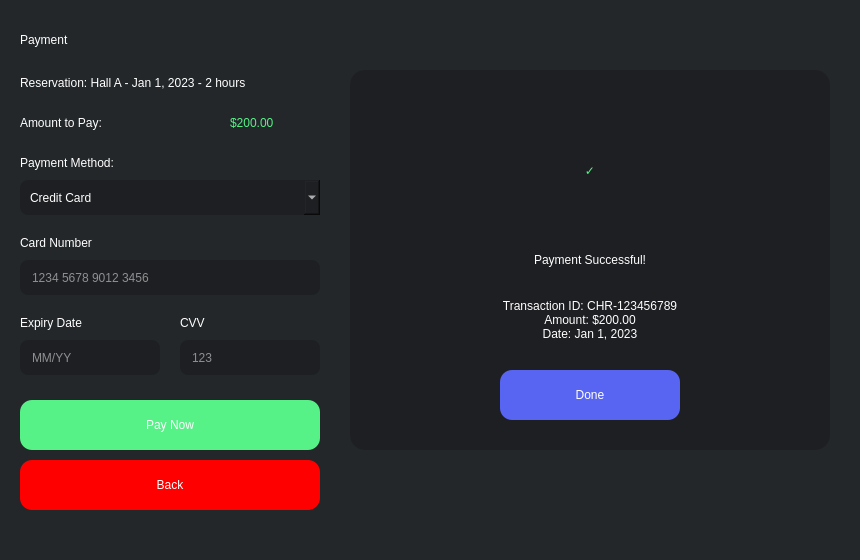
<?xml version="1.0" encoding="UTF-8"?>
<ui version="4.0">
 <class>PaymentPage</class>
 <widget class="QWidget" name="PaymentPage">
  <property name="geometry">
   <rect>
    <x>0</x>
    <y>0</y>
    <width>860</width>
    <height>560</height>
   </rect>
  </property>
  <property name="styleSheet">
   <string notr="true">background-color: #23272A;</string>
  </property>
  <widget class="QLabel" name="titleLabel">
   <property name="geometry">
    <rect>
     <x>20</x>
     <y>20</y>
     <width>820</width>
     <height>40</height>
    </rect>
   </property>
   <property name="styleSheet">
    <string notr="true">font: 900 18pt &quot;Segoe UI&quot;; color: white;</string>
   </property>
   <property name="text">
    <string>Payment</string>
   </property>
  </widget>
  <widget class="QLabel" name="reservationInfoLabel">
   <property name="geometry">
    <rect>
     <x>20</x>
     <y>70</y>
     <width>820</width>
     <height>25</height>
    </rect>
   </property>
   <property name="styleSheet">
    <string notr="true">font: 700 12pt &quot;Segoe UI&quot;; color: white;</string>
   </property>
   <property name="text">
    <string>Reservation: Hall A - Jan 1, 2023 - 2 hours</string>
   </property>
  </widget>
  <widget class="QLabel" name="amountLabel">
   <property name="geometry">
    <rect>
     <x>20</x>
     <y>110</y>
     <width>200</width>
     <height>25</height>
    </rect>
   </property>
   <property name="styleSheet">
    <string notr="true">font: 700 12pt &quot;Segoe UI&quot;; color: white;</string>
   </property>
   <property name="text">
    <string>Amount to Pay:</string>
   </property>
  </widget>
  <widget class="QLabel" name="amountValueLabel">
   <property name="geometry">
    <rect>
     <x>230</x>
     <y>110</y>
     <width>200</width>
     <height>25</height>
    </rect>
   </property>
   <property name="styleSheet">
    <string notr="true">font: 700 14pt &quot;Segoe UI&quot;; color: #57F287;</string>
   </property>
   <property name="text">
    <string>$200.00</string>
   </property>
  </widget>
  <widget class="QLabel" name="paymentMethodLabel">
   <property name="geometry">
    <rect>
     <x>20</x>
     <y>150</y>
     <width>200</width>
     <height>25</height>
    </rect>
   </property>
   <property name="styleSheet">
    <string notr="true">font: 700 12pt &quot;Segoe UI&quot;; color: white;</string>
   </property>
   <property name="text">
    <string>Payment Method:</string>
   </property>
  </widget>
  <widget class="QComboBox" name="paymentMethodComboBox">
   <property name="geometry">
    <rect>
     <x>20</x>
     <y>180</y>
     <width>300</width>
     <height>35</height>
    </rect>
   </property>
   <property name="styleSheet">
    <string notr="true">
     QComboBox {
       background-color: #1E1F22;
       color: white;
       border-radius: 8px;
       padding-left: 10px;
     }
     QComboBox:hover {
       border: 1px solid #5865F2;
     }
    </string>
   </property>
   <item>
    <property name="text">
     <string>Credit Card</string>
    </property>
   </item>
   <item>
    <property name="text">
     <string>Debit Card</string>
    </property>
   </item>
   <item>
    <property name="text">
     <string>PayPal</string>
    </property>
   </item>
   <item>
    <property name="text">
     <string>Bank Transfer</string>
    </property>
   </item>
  </widget>
  <widget class="QLabel" name="cardNumberLabel">
   <property name="geometry">
    <rect>
     <x>20</x>
     <y>230</y>
     <width>200</width>
     <height>25</height>
    </rect>
   </property>
   <property name="styleSheet">
    <string notr="true">font: 700 12pt &quot;Segoe UI&quot;; color: white;</string>
   </property>
   <property name="text">
    <string>Card Number</string>
   </property>
  </widget>
  <widget class="QLineEdit" name="cardNumberLineEdit">
   <property name="geometry">
    <rect>
     <x>20</x>
     <y>260</y>
     <width>300</width>
     <height>35</height>
    </rect>
   </property>
   <property name="styleSheet">
    <string notr="true">
     QLineEdit {
       background-color: #1E1F22;
       color: white;
       border-radius: 8px;
       padding-left: 10px;
     }
     QLineEdit:focus {
       border: 1px solid #5865F2;
     }
    </string>
   </property>
   <property name="placeholderText">
    <string>1234 5678 9012 3456</string>
   </property>
  </widget>
  <widget class="QLabel" name="expiryLabel">
   <property name="geometry">
    <rect>
     <x>20</x>
     <y>310</y>
     <width>200</width>
     <height>25</height>
    </rect>
   </property>
   <property name="styleSheet">
    <string notr="true">font: 700 12pt &quot;Segoe UI&quot;; color: white;</string>
   </property>
   <property name="text">
    <string>Expiry Date</string>
   </property>
  </widget>
  <widget class="QLineEdit" name="expiryLineEdit">
   <property name="geometry">
    <rect>
     <x>20</x>
     <y>340</y>
     <width>140</width>
     <height>35</height>
    </rect>
   </property>
   <property name="styleSheet">
    <string notr="true">
     QLineEdit {
       background-color: #1E1F22;
       color: white;
       border-radius: 8px;
       padding-left: 10px;
     }
     QLineEdit:focus {
       border: 1px solid #5865F2;
     }
    </string>
   </property>
   <property name="placeholderText">
    <string>MM/YY</string>
   </property>
  </widget>
  <widget class="QLabel" name="cvvLabel">
   <property name="geometry">
    <rect>
     <x>180</x>
     <y>310</y>
     <width>200</width>
     <height>25</height>
    </rect>
   </property>
   <property name="styleSheet">
    <string notr="true">font: 700 12pt &quot;Segoe UI&quot;; color: white;</string>
   </property>
   <property name="text">
    <string>CVV</string>
   </property>
  </widget>
  <widget class="QLineEdit" name="cvvLineEdit">
   <property name="geometry">
    <rect>
     <x>180</x>
     <y>340</y>
     <width>140</width>
     <height>35</height>
    </rect>
   </property>
   <property name="styleSheet">
    <string notr="true">
     QLineEdit {
       background-color: #1E1F22;
       color: white;
       border-radius: 8px;
       padding-left: 10px;
     }
     QLineEdit:focus {
       border: 1px solid #5865F2;
     }
    </string>
   </property>
   <property name="echoMode">
    <enum>QLineEdit::EchoMode::Password</enum>
   </property>
   <property name="placeholderText">
    <string>123</string>
   </property>
  </widget>
  <widget class="QPushButton" name="payButton">
   <property name="geometry">
    <rect>
     <x>20</x>
     <y>400</y>
     <width>300</width>
     <height>50</height>
    </rect>
   </property>
   <property name="styleSheet">
    <string notr="true">
     QPushButton {
       font: 700 14pt &quot;Segoe UI&quot;;
       color: white;
       background-color: #57F287;
       border-radius: 12px;
     }
     QPushButton:hover {
       background-color: #3BA55C;
     }
    </string>
   </property>
   <property name="text">
    <string>Pay Now</string>
   </property>
  </widget>
  <widget class="QFrame" name="confirmationFrame">
   <property name="geometry">
    <rect>
     <x>350</x>
     <y>70</y>
     <width>480</width>
     <height>380</height>
    </rect>
   </property>
   <property name="styleSheet">
    <string notr="true">
     QFrame {
       background-color: #1E1F22;
       border-radius: 15px;
     }
    </string>
   </property>
   <property name="frameShape">
    <enum>QFrame::Shape::StyledPanel</enum>
   </property>
   <property name="frameShadow">
    <enum>QFrame::Shadow::Raised</enum>
   </property>
   <widget class="QLabel" name="confirmationIconLabel">
    <property name="geometry">
     <rect>
      <x>190</x>
      <y>50</y>
      <width>100</width>
      <height>100</height>
     </rect>
    </property>
    <property name="styleSheet">
     <string notr="true">font: 72 48pt &quot;Segoe UI&quot;; color: #57F287;</string>
    </property>
    <property name="text">
     <string>✓</string>
    </property>
    <property name="alignment">
     <set>Qt::AlignmentFlag::AlignCenter</set>
    </property>
   </widget>
   <widget class="QLabel" name="confirmationLabel">
    <property name="geometry">
     <rect>
      <x>50</x>
      <y>170</y>
      <width>380</width>
      <height>40</height>
     </rect>
    </property>
    <property name="styleSheet">
     <string notr="true">font: 700 16pt &quot;Segoe UI&quot;; color: white;</string>
    </property>
    <property name="text">
     <string>Payment Successful!</string>
    </property>
    <property name="alignment">
     <set>Qt::AlignmentFlag::AlignCenter</set>
    </property>
   </widget>
   <widget class="QLabel" name="confirmationDetailsLabel">
    <property name="geometry">
     <rect>
      <x>50</x>
      <y>220</y>
      <width>380</width>
      <height>60</height>
     </rect>
    </property>
    <property name="styleSheet">
     <string notr="true">font: 10pt &quot;Segoe UI&quot;; color: white;</string>
    </property>
    <property name="text">
     <string>Transaction ID: CHR-123456789
Amount: $200.00
Date: Jan 1, 2023</string>
    </property>
    <property name="alignment">
     <set>Qt::AlignmentFlag::AlignCenter</set>
    </property>
   </widget>
   <widget class="QPushButton" name="doneButton">
    <property name="geometry">
     <rect>
      <x>150</x>
      <y>300</y>
      <width>180</width>
      <height>50</height>
     </rect>
    </property>
    <property name="styleSheet">
     <string notr="true">
      QPushButton {
        font: 700 12pt &quot;Segoe UI&quot;;
        color: white;
        background-color: #5865F2;
        border-radius: 12px;
      }
      QPushButton:hover {
        background-color: #4752C4;
      }
     </string>
    </property>
    <property name="text">
     <string>Done</string>
    </property>
   </widget>
  </widget>
  <widget class="QPushButton" name="backButton">
   <property name="geometry">
    <rect>
     <x>20</x>
     <y>460</y>
     <width>300</width>
     <height>50</height>
    </rect>
   </property>
   <property name="styleSheet">
    <string notr="true">
     QPushButton {
       font: 700 14pt &quot;Segoe UI&quot;;
       color: white;
       background-color: rgb(255, 0, 0);
       border-radius: 12px;
     }
     QPushButton:hover {
       background-color: rgb(170, 0, 0);
     }
    </string>
   </property>
   <property name="text">
    <string>Back</string>
   </property>
  </widget>
 </widget>
 <resources/>
 <connections/>
</ui>
